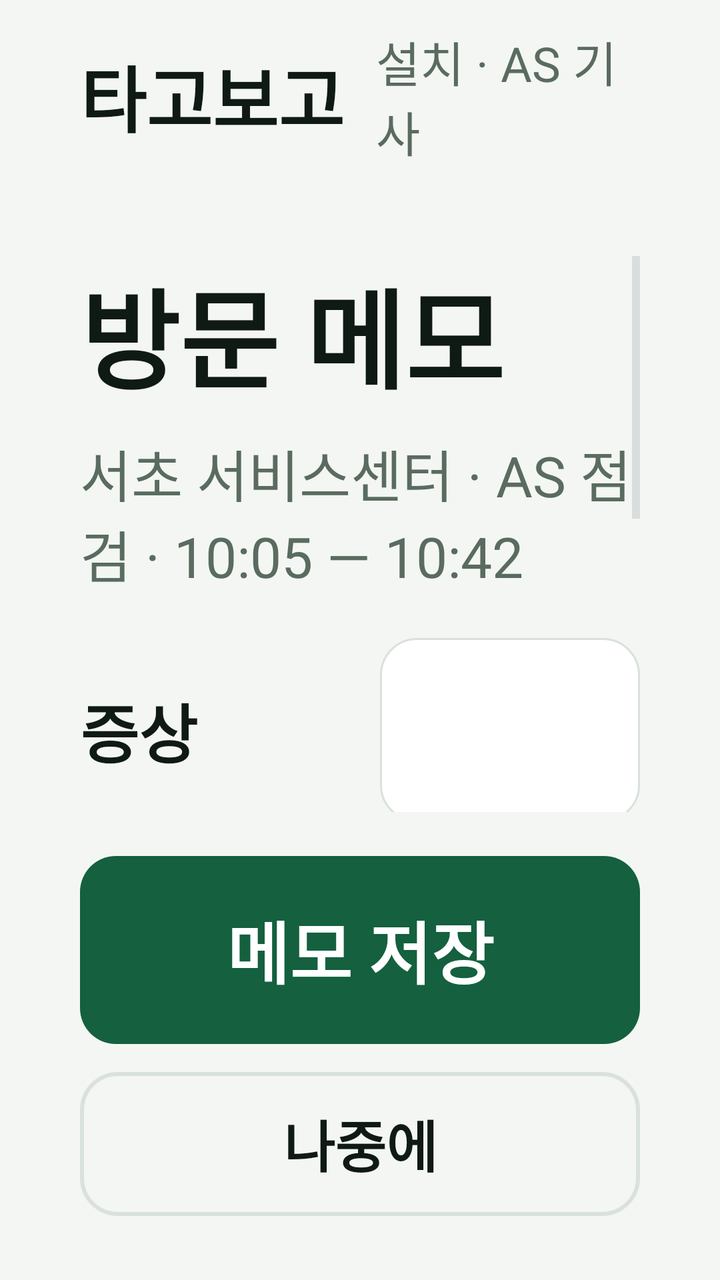
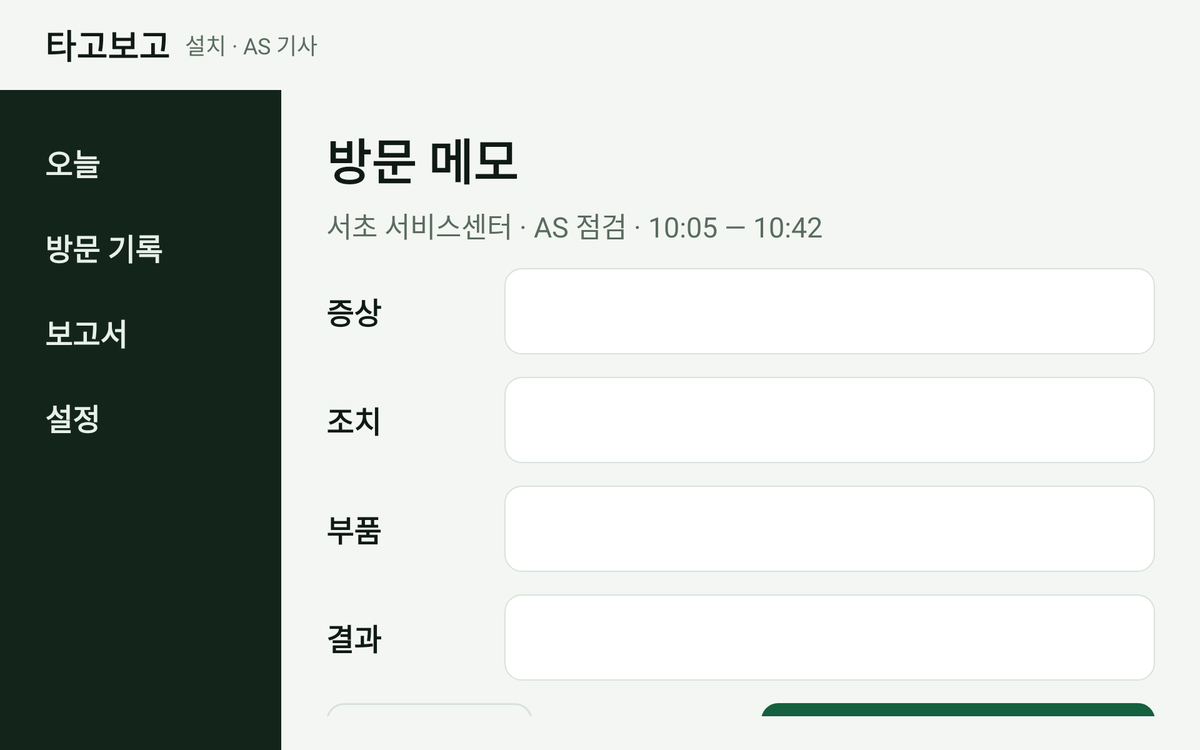

The same Android screen from two of the app's own layout files: first res/layout/ as a phone draws it, then the repository's variant for another configuration, drawn on a device whose configuration selects that folder. Both files follow.
<!-- AndroidManifest.xml: application theme Theme.TagoBogo -->
<!-- res/layout/activity_memo.xml -->
<?xml version="1.0" encoding="utf-8"?>
<LinearLayout xmlns:android="http://schemas.android.com/apk/res/android"
    android:layout_width="match_parent"
    android:layout_height="match_parent"
    android:orientation="vertical"
    android:background="@color/tb_bg">

    <include layout="@layout/view_topbar" />

    <ScrollView
        android:layout_width="match_parent"
        android:layout_height="0dp"
        android:layout_weight="1"
        android:paddingStart="@dimen/tb_gutter"
        android:paddingEnd="@dimen/tb_gutter"
        android:paddingTop="@dimen/tb_card_pad_v"
        android:clipToPadding="false">

        <LinearLayout
            android:layout_width="match_parent"
            android:layout_height="wrap_content"
            android:orientation="vertical">

            <TextView
                style="@style/Tb.H1"
                android:layout_width="match_parent"
                android:layout_height="wrap_content"
                android:text="@string/memo_title" />

            <TextView
                android:id="@+id/memo_context"
                style="@style/Tb.Sub"
                android:layout_width="match_parent"
                android:layout_height="wrap_content"
                android:layout_marginTop="10dp"
                android:layout_marginBottom="@dimen/tb_gap"
                android:text="@string/memo_context_tech" />

            <LinearLayout
                android:layout_width="match_parent"
                android:layout_height="wrap_content"
                android:orientation="horizontal"
                android:gravity="center_vertical"
                android:layout_marginBottom="@dimen/tb_gap">

                <TextView
                    android:id="@+id/memo_label_1"
                    style="@style/Tb.CardTitle"
                    android:layout_width="@dimen/tb_memo_label_w"
                    android:layout_height="wrap_content"
                    android:textSize="@dimen/tb_text_field"
                    android:text="@string/memo_label_symptom" />

                <EditText
                    android:id="@+id/memo_field_1"
                    style="@style/Tb.Field"
                    android:layout_width="0dp"
                    android:layout_weight="1"
                    android:importantForAutofill="no"
                    android:inputType="text" />

            </LinearLayout>

            <LinearLayout
                android:layout_width="match_parent"
                android:layout_height="wrap_content"
                android:orientation="horizontal"
                android:gravity="center_vertical"
                android:layout_marginBottom="@dimen/tb_gap">

                <TextView
                    android:id="@+id/memo_label_2"
                    style="@style/Tb.CardTitle"
                    android:layout_width="@dimen/tb_memo_label_w"
                    android:layout_height="wrap_content"
                    android:textSize="@dimen/tb_text_field"
                    android:text="@string/memo_label_action" />

                <EditText
                    android:id="@+id/memo_field_2"
                    style="@style/Tb.Field"
                    android:layout_width="0dp"
                    android:layout_weight="1"
                    android:importantForAutofill="no"
                    android:inputType="text" />

            </LinearLayout>

            <LinearLayout
                android:layout_width="match_parent"
                android:layout_height="wrap_content"
                android:orientation="horizontal"
                android:gravity="center_vertical"
                android:layout_marginBottom="@dimen/tb_gap">

                <TextView
                    android:id="@+id/memo_label_3"
                    style="@style/Tb.CardTitle"
                    android:layout_width="@dimen/tb_memo_label_w"
                    android:layout_height="wrap_content"
                    android:textSize="@dimen/tb_text_field"
                    android:text="@string/memo_label_part" />

                <EditText
                    android:id="@+id/memo_field_3"
                    style="@style/Tb.Field"
                    android:layout_width="0dp"
                    android:layout_weight="1"
                    android:importantForAutofill="no"
                    android:inputType="text" />

            </LinearLayout>

            <LinearLayout
                android:layout_width="match_parent"
                android:layout_height="wrap_content"
                android:orientation="horizontal"
                android:gravity="center_vertical">

                <TextView
                    android:id="@+id/memo_label_4"
                    style="@style/Tb.CardTitle"
                    android:layout_width="@dimen/tb_memo_label_w"
                    android:layout_height="wrap_content"
                    android:textSize="@dimen/tb_text_field"
                    android:text="@string/memo_label_result" />

                <EditText
                    android:id="@+id/memo_field_4"
                    style="@style/Tb.Field"
                    android:layout_width="0dp"
                    android:layout_weight="1"
                    android:importantForAutofill="no"
                    android:inputType="text" />

            </LinearLayout>

        </LinearLayout>
    </ScrollView>

    <LinearLayout
        android:layout_width="match_parent"
        android:layout_height="wrap_content"
        android:orientation="vertical"
        android:paddingStart="@dimen/tb_gutter"
        android:paddingEnd="@dimen/tb_gutter"
        android:paddingTop="@dimen/tb_gap"
        android:paddingBottom="@dimen/tb_card_pad_v">

        <TextView
            android:id="@+id/btn_save_memo"
            style="@style/Tb.Button.Primary"
            android:text="@string/action_save_memo" />

        <TextView
            android:id="@+id/btn_later"
            style="@style/Tb.Button.Small.Ghost"
            android:layout_marginTop="@dimen/tb_gap_sm"
            android:text="@string/action_later" />
    </LinearLayout>
</LinearLayout>
<!-- res/layout/view_topbar.xml (included above) -->
<?xml version="1.0" encoding="utf-8"?>
<LinearLayout xmlns:android="http://schemas.android.com/apk/res/android"
    android:id="@+id/topbar"
    android:layout_width="match_parent"
    android:layout_height="@dimen/tb_bar_h"
    android:orientation="horizontal"
    android:gravity="center_vertical"
    android:paddingStart="@dimen/tb_gutter"
    android:paddingEnd="@dimen/tb_gutter"
    android:background="@color/tb_bg">

    <TextView
        android:id="@+id/topbar_logo"
        android:layout_width="wrap_content"
        android:layout_height="wrap_content"
        android:text="@string/app_name"
        android:textSize="@dimen/tb_text_logo"
        android:textStyle="bold"
        android:textColor="@color/tb_ink" />

    <TextView
        android:id="@+id/topbar_role"
        android:layout_width="wrap_content"
        android:layout_height="wrap_content"
        android:layout_marginStart="16dp"
        android:text="@string/role_tech"
        android:textSize="@dimen/tb_text_label"
        android:textColor="@color/tb_muted" />

    <View
        android:layout_width="0dp"
        android:layout_height="1dp"
        android:layout_weight="1" />

    <View
        android:id="@+id/topbar_dot"
        android:layout_width="16dp"
        android:layout_height="16dp"
        android:layout_marginEnd="12dp"
        android:background="@drawable/bg_dot"
        android:visibility="gone" />

    <TextView
        android:id="@+id/topbar_status"
        android:layout_width="wrap_content"
        android:layout_height="wrap_content"
        android:textSize="@dimen/tb_text_status"
        android:textColor="@color/tb_muted"
        android:visibility="gone" />
</LinearLayout>
<!-- resources referenced by this layout -->
<resources>
  <color name="tb_bg">#FFF3F6F2</color>
  <color name="tb_ink">#FF101A14</color>
  <color name="tb_muted">#FF5A6B60</color>
  <dimen name="tb_bar_h">96dp</dimen>
  <dimen name="tb_card_pad_v">32dp</dimen>
  <dimen name="tb_gap">22dp</dimen>
  <dimen name="tb_gap_sm">14dp</dimen>
  <dimen name="tb_gutter">40dp</dimen>
  <dimen name="tb_memo_label_w">150dp</dimen>
  <dimen name="tb_text_field">32sp</dimen>
  <dimen name="tb_text_label">24sp</dimen>
  <dimen name="tb_text_logo">36sp</dimen>
  <dimen name="tb_text_status">26sp</dimen>
  <!-- drawable bg_dot (drawable) -->
  <?xml version="1.0" encoding="utf-8"?>
  <shape xmlns:android="http://schemas.android.com/apk/res/android" android:shape="oval">
      <solid android:color="@color/tb_accent" />
  </shape>
  <string name="action_later">나중에</string>
  <string name="action_save_memo">메모 저장</string>
  <string name="app_name">타고보고</string>
  <string name="memo_context_tech">서초 서비스센터 · AS 점검 · 10:05 — 10:42</string>
  <string name="memo_label_action">조치</string>
  <string name="memo_label_part">부품</string>
  <string name="memo_label_result">결과</string>
  <string name="memo_label_symptom">증상</string>
  <string name="memo_title">방문 메모</string>
  <string name="role_tech">설치 · AS 기사</string>
  <style name="Tb.Button.Primary" parent="Tb.Button">
          <item name="android:background">@drawable/bg_btn_primary</item>
          <item name="android:textColor">@color/tb_on_accent</item>
      </style>
  <style name="Tb.Button.Small.Ghost" parent="Tb.Button.Small">
          <item name="android:background">@drawable/bg_btn_ghost</item>
      </style>
  <style name="Tb.CardTitle" parent="Tb.Text">
          <item name="android:textSize">@dimen/tb_text_card_title</item>
          <item name="android:textColor">@color/tb_ink</item>
          <item name="android:textStyle">bold</item>
      </style>
  <style name="Tb.H1" parent="Tb.Text">
          <item name="android:textSize">@dimen/tb_text_h1</item>
          <item name="android:textColor">@color/tb_ink</item>
          <item name="android:textStyle">bold</item>
          <item name="android:lineSpacingMultiplier">1.15</item>
      </style>
  <style name="Tb.Sub" parent="Tb.Text">
          <item name="android:textSize">@dimen/tb_text_sub</item>
          <item name="android:textColor">@color/tb_muted</item>
      </style>
  <style name="Theme.TagoBogo" parent="android:Theme.DeviceDefault.NoActionBar">
          <item name="android:windowBackground">@color/tb_bg</item>
      </style>
  <color name="tb_accent">#FF14603F</color>
  <!-- drawable bg_btn_primary (drawable) -->
  <?xml version="1.0" encoding="utf-8"?>
  <shape xmlns:android="http://schemas.android.com/apk/res/android" android:shape="rectangle">
      <solid android:color="@color/tb_accent" />
      <corners android:radius="18dp" />
  </shape>
  <color name="tb_on_accent">#FFFFFFFF</color>
  <style name="Tb.Button.Small" parent="Tb.Button">
          <item name="android:layout_height">@dimen/tb_btn_h_sm</item>
          <item name="android:textSize">@dimen/tb_text_btn_sm</item>
      </style>
  <style name="Tb.Text" parent="">
          <item name="android:layout_width">wrap_content</item>
          <item name="android:layout_height">wrap_content</item>
      </style>
  <dimen name="tb_text_card_title">38sp</dimen>
  <dimen name="tb_field_h">92dp</dimen>
  <dimen name="tb_text_h1">54sp</dimen>
  <dimen name="tb_text_sub">28sp</dimen>
  <dimen name="tb_btn_h">94dp</dimen>
  <!-- drawable bg_btn_soft (drawable) -->
  <?xml version="1.0" encoding="utf-8"?>
  <shape xmlns:android="http://schemas.android.com/apk/res/android" android:shape="rectangle">
      <solid android:color="@color/tb_soft" />
      <corners android:radius="18dp" />
  </shape>
  <dimen name="tb_text_btn">34sp</dimen>
  <dimen name="tb_btn_h_sm">72dp</dimen>
  <dimen name="tb_text_btn_sm">28sp</dimen>
  <color name="tb_line">#FFD9E2DA</color>
  <color name="tb_surface">#FFFFFFFF</color>
  <color name="tb_soft">#FFE6F0E7</color>
  <!-- some entries are left out for length -->
</resources>
<!-- res/layout-w1000dp/activity_memo.xml (the repository's variant of the layout above) -->
<!-- drawn on a large tablet held sideways -->
<?xml version="1.0" encoding="utf-8"?>
<LinearLayout xmlns:android="http://schemas.android.com/apk/res/android"
    android:layout_width="match_parent"
    android:layout_height="match_parent"
    android:orientation="vertical"
    android:background="@color/tb_bg">

    <include layout="@layout/view_topbar" />

    <LinearLayout
        android:layout_width="match_parent"
        android:layout_height="0dp"
        android:layout_weight="1"
        android:orientation="horizontal">

        <include layout="@layout/view_rail" />

        <LinearLayout
            android:layout_width="0dp"
            android:layout_height="match_parent"
            android:layout_weight="1"
            android:orientation="vertical"
            android:paddingStart="@dimen/tb_gutter"
            android:paddingEnd="@dimen/tb_gutter"
            android:paddingTop="@dimen/tb_card_pad_v"
            android:paddingBottom="@dimen/tb_card_pad_v">

            <TextView
                style="@style/Tb.H1"
                android:layout_width="match_parent"
                android:layout_height="wrap_content"
                android:textSize="52sp"
                android:text="@string/memo_title" />

            <TextView
                android:id="@+id/memo_context"
                style="@style/Tb.Sub"
                android:layout_width="match_parent"
                android:layout_height="wrap_content"
                android:layout_marginTop="10dp"
                android:layout_marginBottom="@dimen/tb_gap"
                android:text="@string/memo_context_tech" />

            <LinearLayout
                android:layout_width="match_parent"
                android:layout_height="wrap_content"
                android:orientation="horizontal"
                android:gravity="center_vertical"
                android:layout_marginBottom="@dimen/tb_gap">

                <TextView
                    android:id="@+id/memo_label_1"
                    style="@style/Tb.CardTitle"
                    android:layout_width="@dimen/tb_memo_label_w"
                    android:layout_height="wrap_content"
                    android:textSize="@dimen/tb_text_field"
                    android:text="@string/memo_label_symptom" />

                <EditText
                    android:id="@+id/memo_field_1"
                    style="@style/Tb.Field"
                    android:layout_width="0dp"
                    android:layout_weight="1"
                    android:importantForAutofill="no"
                    android:inputType="text" />

            </LinearLayout>

            <LinearLayout
                android:layout_width="match_parent"
                android:layout_height="wrap_content"
                android:orientation="horizontal"
                android:gravity="center_vertical"
                android:layout_marginBottom="@dimen/tb_gap">

                <TextView
                    android:id="@+id/memo_label_2"
                    style="@style/Tb.CardTitle"
                    android:layout_width="@dimen/tb_memo_label_w"
                    android:layout_height="wrap_content"
                    android:textSize="@dimen/tb_text_field"
                    android:text="@string/memo_label_action" />

                <EditText
                    android:id="@+id/memo_field_2"
                    style="@style/Tb.Field"
                    android:layout_width="0dp"
                    android:layout_weight="1"
                    android:importantForAutofill="no"
                    android:inputType="text" />

            </LinearLayout>

            <LinearLayout
                android:layout_width="match_parent"
                android:layout_height="wrap_content"
                android:orientation="horizontal"
                android:gravity="center_vertical"
                android:layout_marginBottom="@dimen/tb_gap">

                <TextView
                    android:id="@+id/memo_label_3"
                    style="@style/Tb.CardTitle"
                    android:layout_width="@dimen/tb_memo_label_w"
                    android:layout_height="wrap_content"
                    android:textSize="@dimen/tb_text_field"
                    android:text="@string/memo_label_part" />

                <EditText
                    android:id="@+id/memo_field_3"
                    style="@style/Tb.Field"
                    android:layout_width="0dp"
                    android:layout_weight="1"
                    android:importantForAutofill="no"
                    android:inputType="text" />

            </LinearLayout>

            <LinearLayout
                android:layout_width="match_parent"
                android:layout_height="wrap_content"
                android:orientation="horizontal"
                android:gravity="center_vertical">

                <TextView
                    android:id="@+id/memo_label_4"
                    style="@style/Tb.CardTitle"
                    android:layout_width="@dimen/tb_memo_label_w"
                    android:layout_height="wrap_content"
                    android:textSize="@dimen/tb_text_field"
                    android:text="@string/memo_label_result" />

                <EditText
                    android:id="@+id/memo_field_4"
                    style="@style/Tb.Field"
                    android:layout_width="0dp"
                    android:layout_weight="1"
                    android:importantForAutofill="no"
                    android:inputType="text" />

            </LinearLayout>

            <View
                android:layout_width="match_parent"
                android:layout_height="0dp"
                android:layout_weight="1" />

            <LinearLayout
                android:layout_width="match_parent"
                android:layout_height="wrap_content"
                android:orientation="horizontal"
                android:paddingTop="@dimen/tb_gap">

                <TextView
                    android:id="@+id/btn_later"
                    style="@style/Tb.Button.Ghost"
                    android:layout_width="220dp"
                    android:text="@string/action_later" />

                <View
                    android:layout_width="0dp"
                    android:layout_height="1dp"
                    android:layout_weight="1" />

                <TextView
                    android:id="@+id/btn_save_memo"
                    style="@style/Tb.Button.Primary"
                    android:layout_width="420dp"
                    android:text="@string/action_save_memo" />
            </LinearLayout>
        </LinearLayout>
    </LinearLayout>
</LinearLayout>
<!-- res/layout/view_rail.xml (included above) -->
<?xml version="1.0" encoding="utf-8"?>
<LinearLayout xmlns:android="http://schemas.android.com/apk/res/android"
    android:id="@+id/rail"
    android:layout_width="@dimen/tb_rail_w"
    android:layout_height="match_parent"
    android:orientation="vertical"
    android:background="@color/tb_rail"
    android:paddingStart="24dp"
    android:paddingEnd="24dp"
    android:paddingTop="32dp"
    android:paddingBottom="32dp">

    <TextView
        android:id="@+id/rail_today"
        style="@style/Tb.Rail.Item"
        android:text="@string/nav_today" />

    <TextView
        android:id="@+id/rail_stops"
        style="@style/Tb.Rail.Item"
        android:text="@string/nav_stops" />

    <TextView
        android:id="@+id/rail_report"
        style="@style/Tb.Rail.Item"
        android:text="@string/nav_report" />

    <TextView
        android:id="@+id/rail_settings"
        style="@style/Tb.Rail.Item"
        android:text="@string/nav_settings" />

</LinearLayout>
<!-- resources referenced by the variant -->
<!-- as a large tablet held sideways resolves them -->
<resources>
  <color name="tb_bg">#FFF3F6F2</color>
  <color name="tb_ink">#FF101A14</color>
  <color name="tb_muted">#FF5A6B60</color>
  <color name="tb_rail">#FF13241B</color>
  <dimen name="tb_bar_h">96dp</dimen>
  <!-- from res/values-w1000dp/ -->
  <dimen name="tb_card_pad_v">36dp</dimen>
  <!-- from res/values-w1000dp/ -->
  <dimen name="tb_gap">24dp</dimen>
  <!-- from res/values-w1000dp/ -->
  <dimen name="tb_gutter">48dp</dimen>
  <!-- from res/values-w1000dp/ -->
  <dimen name="tb_memo_label_w">190dp</dimen>
  <dimen name="tb_rail_w">300dp</dimen>
  <dimen name="tb_text_field">32sp</dimen>
  <dimen name="tb_text_label">24sp</dimen>
  <dimen name="tb_text_logo">36sp</dimen>
  <dimen name="tb_text_status">26sp</dimen>
  <!-- drawable bg_dot (drawable) -->
  <?xml version="1.0" encoding="utf-8"?>
  <shape xmlns:android="http://schemas.android.com/apk/res/android" android:shape="oval">
      <solid android:color="@color/tb_accent" />
  </shape>
  <string name="action_later">나중에</string>
  <string name="action_save_memo">메모 저장</string>
  <string name="app_name">타고보고</string>
  <string name="memo_context_tech">서초 서비스센터 · AS 점검 · 10:05 — 10:42</string>
  <string name="memo_label_action">조치</string>
  <string name="memo_label_part">부품</string>
  <string name="memo_label_result">결과</string>
  <string name="memo_label_symptom">증상</string>
  <string name="memo_title">방문 메모</string>
  <string name="nav_report">보고서</string>
  <string name="nav_settings">설정</string>
  <string name="nav_stops">방문 기록</string>
  <string name="nav_today">오늘</string>
  <string name="role_tech">설치 · AS 기사</string>
  <style name="Tb.Button.Ghost" parent="Tb.Button">
          <item name="android:background">@drawable/bg_btn_ghost</item>
      </style>
  <style name="Tb.Button.Primary" parent="Tb.Button">
          <item name="android:background">@drawable/bg_btn_primary</item>
          <item name="android:textColor">@color/tb_on_accent</item>
      </style>
  <style name="Tb.CardTitle" parent="Tb.Text">
          <item name="android:textSize">@dimen/tb_text_card_title</item>
          <item name="android:textColor">@color/tb_ink</item>
          <item name="android:textStyle">bold</item>
      </style>
  <style name="Tb.Sub" parent="Tb.Text">
          <item name="android:textSize">@dimen/tb_text_sub</item>
          <item name="android:textColor">@color/tb_muted</item>
      </style>
  <style name="Theme.TagoBogo" parent="android:Theme.DeviceDefault.NoActionBar">
          <item name="android:windowBackground">@color/tb_bg</item>
      </style>
  <color name="tb_accent">#FF14603F</color>
  <!-- drawable bg_btn_primary (drawable) -->
  <?xml version="1.0" encoding="utf-8"?>
  <shape xmlns:android="http://schemas.android.com/apk/res/android" android:shape="rectangle">
      <solid android:color="@color/tb_accent" />
      <corners android:radius="18dp" />
  </shape>
  <color name="tb_on_accent">#FFFFFFFF</color>
  <style name="Tb.Text" parent="">
          <item name="android:layout_width">wrap_content</item>
          <item name="android:layout_height">wrap_content</item>
      </style>
  <!-- from res/values-w1000dp/ -->
  <dimen name="tb_text_card_title">46sp</dimen>
  <dimen name="tb_field_h">92dp</dimen>
  <!-- from res/values-w1000dp/ -->
  <dimen name="tb_text_h1">62sp</dimen>
  <color name="tb_rail_ink">#FFE7F0E8</color>
  <!-- from res/values-w1000dp/ -->
  <dimen name="tb_text_sub">30sp</dimen>
  <dimen name="tb_btn_h">94dp</dimen>
  <!-- drawable bg_btn_soft (drawable) -->
  <?xml version="1.0" encoding="utf-8"?>
  <shape xmlns:android="http://schemas.android.com/apk/res/android" android:shape="rectangle">
      <solid android:color="@color/tb_soft" />
      <corners android:radius="18dp" />
  </shape>
  <dimen name="tb_text_btn">34sp</dimen>
  <color name="tb_line">#FFD9E2DA</color>
  <color name="tb_surface">#FFFFFFFF</color>
  <color name="tb_soft">#FFE6F0E7</color>
  <!-- some entries are left out for length -->
</resources>
